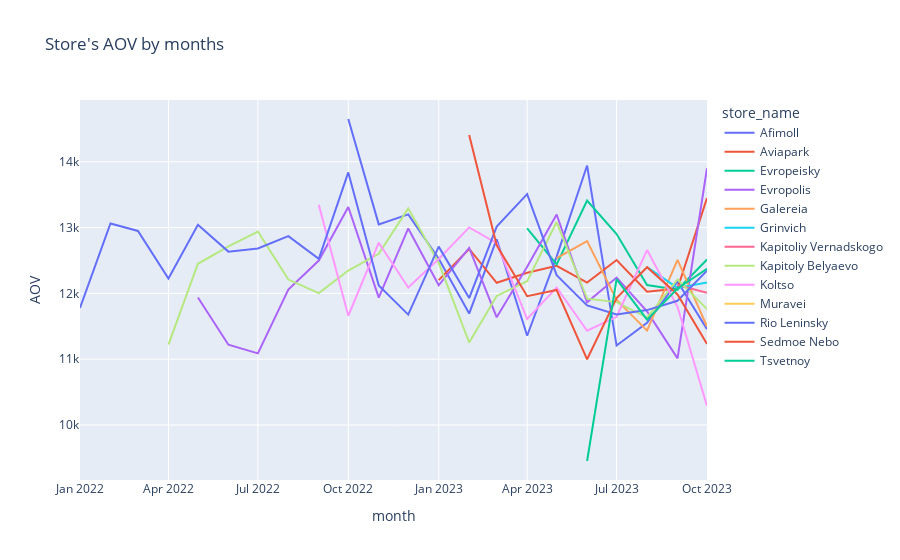

Write notebook code for a chart like this one.
### Code cell
px.line(
    by_month,
    x=by_month['month'].dt.to_timestamp(),
    y='AOV',
    color='store_name',
    title='Store\'s AOV by months',
    labels={'x': 'month'},
    hover_data={
        'total_orders_price': ':,.2f',
        'total_orders_revenue': ':,.2f',
        'orders_count': ':,',
        'AOV': ':,.2f',
    }
)

### Figure 1 — Plotly figure (JSON) as saved in the notebook; plotly's stock layout.template omitted (floating-point values rounded to 4 significant figures)
{"data": [{"customdata": [[40500000.0, 14460000.0, 987], [74650000.0, 25040000.0, 1919], [76540000.0, 25800000.0, 1954], [74380000.0, 24530000.0, 1958], [62310000.0, 20640000.0, 1765], [73930000.0, 24280000.0, 1893], [67830000.0, 22030000.0, 1940], [73020000.0, 24490000.0, 1950], [75920000.0, 25890000.0, 1857], [65930000.0, 21390000.0, 1909], [69010000.0, 22130000.0, 1916], [71010000.0, 23850000.0, 1958], [29490000.0, 9382000.0, 819]], "hovertemplate": "store_name=Afimoll<br>month=%{x}<br>AOV=%{y:,.2f}<br>total_orders_price=%{customdata[0]:,.2f}<br>total_orders_revenue=%{customdata[1]:,.2f}<br>orders_count=%{customdata[2]:,}<extra></extra>", "legendgroup": "Afimoll", "line": {"color": "#636efa", "dash": "solid"}, "marker": {"symbol": "circle"}, "mode": "lines", "name": "Afimoll", "orientation": "v", "showlegend": true, "type": "scatter", "x": ["2022-10-01T00:00:00", "2022-11-01T00:00:00", "2022-12-01T00:00:00", "2023-01-01T00:00:00", "2023-02-01T00:00:00", "2023-03-01T00:00:00", "2023-04-01T00:00:00", "2023-05-01T00:00:00", "2023-06-01T00:00:00", "2023-07-01T00:00:00", "2023-08-01T00:00:00", "2023-09-01T00:00:00", "2023-10-01T00:00:00"], "xaxis": "x", "y": [14650.0, 13050.0, 13200.0, 12530.0, 11690.0, 12820.0, 11360.0, 12560.0, 13940.0, 11210.0, 11550.0, 12180.0, 11460.0], "yaxis": "y"}, {"customdata": [[105500000.0, 35780000.0, 2932], [249600000.0, 83380000.0, 6578], [257700000.0, 86900000.0, 7146], [248200000.0, 84190000.0, 6837], [262900000.0, 87930000.0, 7081], [252200000.0, 84160000.0, 6919], [266800000.0, 90350000.0, 7224], [264800000.0, 87600000.0, 7285], [254200000.0, 85050000.0, 7044], [122800000.0, 42470000.0, 3158]], "hovertemplate": "store_name=Aviapark<br>month=%{x}<br>AOV=%{y:,.2f}<br>total_orders_price=%{customdata[0]:,.2f}<br>total_orders_revenue=%{customdata[1]:,.2f}<br>orders_count=%{customdata[2]:,}<extra></extra>", "legendgroup": "Aviapark", "line": {"color": "#EF553B", "dash": "solid"}, "marker": {"symbol": "circle"}, "mode": "lines", "name": "Aviapark", "orientation": "v", "showlegend": true, "type": "scatter", "x": ["2023-01-01T00:00:00", "2023-02-01T00:00:00", "2023-03-01T00:00:00", "2023-04-01T00:00:00", "2023-05-01T00:00:00", "2023-06-01T00:00:00", "2023-07-01T00:00:00", "2023-08-01T00:00:00", "2023-09-01T00:00:00", "2023-10-01T00:00:00"], "xaxis": "x", "y": [12200.0, 12680.0, 12160.0, 12310.0, 12420.0, 12160.0, 12510.0, 12030.0, 12070.0, 13450.0], "yaxis": "y"}, {"customdata": [[297700000.0, 100400000.0, 7728], [351800000.0, 117500000.0, 9445], [359800000.0, 122900000.0, 9167], [368500000.0, 123900000.0, 9602], [343600000.0, 114200000.0, 9416], [347700000.0, 112100000.0, 9295], [150000000.0, 51450000.0, 4111]], "hovertemplate": "store_name=Evropeisky<br>month=%{x}<br>AOV=%{y:,.2f}<br>total_orders_price=%{customdata[0]:,.2f}<br>total_orders_revenue=%{customdata[1]:,.2f}<br>orders_count=%{customdata[2]:,}<extra></extra>", "legendgroup": "Evropeisky", "line": {"color": "#00cc96", "dash": "solid"}, "marker": {"symbol": "circle"}, "mode": "lines", "name": "Evropeisky", "orientation": "v", "showlegend": true, "type": "scatter", "x": ["2023-04-01T00:00:00", "2023-05-01T00:00:00", "2023-06-01T00:00:00", "2023-07-01T00:00:00", "2023-08-01T00:00:00", "2023-09-01T00:00:00", "2023-10-01T00:00:00"], "xaxis": "x", "y": [12990.0, 12440.0, 13410.0, 12900.0, 12130.0, 12060.0, 12520.0], "yaxis": "y"}, {"customdata": [[30660000.0, 10170000.0, 852], [87310000.0, 28230000.0, 2516], [91250000.0, 29320000.0, 2644], [92620000.0, 30970000.0, 2569], [87980000.0, 30270000.0, 2422], [101900000.0, 36110000.0, 2712], [87510000.0, 30450000.0, 2551], [102100000.0, 33100000.0, 2549], [93960000.0, 31770000.0, 2621], [93420000.0, 30660000.0, 2416], [92910000.0, 30990000.0, 2663], [95650000.0, 31840000.0, 2567], [99730000.0, 34050000.0, 2580], [86330000.0, 28840000.0, 2431], [98040000.0, 32180000.0, 2629], [91930000.0, 30630000.0, 2612], [79390000.0, 26940000.0, 2446], [43710000.0, 14750000.0, 1061]], "hovertemplate": "store_name=Evropolis<br>month=%{x}<br>AOV=%{y:,.2f}<br>total_orders_price=%{customdata[0]:,.2f}<br>total_orders_revenue=%{customdata[1]:,.2f}<br>orders_count=%{customdata[2]:,}<extra></extra>", "legendgroup": "Evropolis", "line": {"color": "#ab63fa", "dash": "solid"}, "marker": {"symbol": "circle"}, "mode": "lines", "name": "Evropolis", "orientation": "v", "showlegend": true, "type": "scatter", "x": ["2022-05-01T00:00:00", "2022-06-01T00:00:00", "2022-07-01T00:00:00", "2022-08-01T00:00:00", "2022-09-01T00:00:00", "2022-10-01T00:00:00", "2022-11-01T00:00:00", "2022-12-01T00:00:00", "2023-01-01T00:00:00", "2023-02-01T00:00:00", "2023-03-01T00:00:00", "2023-04-01T00:00:00", "2023-05-01T00:00:00", "2023-06-01T00:00:00", "2023-07-01T00:00:00", "2023-08-01T00:00:00", "2023-09-01T00:00:00", "2023-10-01T00:00:00"], "xaxis": "x", "y": [11940.0, 11220.0, 11090.0, 12060.0, 12500.0, 13310.0, 11930.0, 12990.0, 12120.0, 12690.0, 11640.0, 12400.0, 13200.0, 11860.0, 12240.0, 11730.0, 11010.0, 13900.0], "yaxis": "y"}, {"customdata": [[215200000.0, 71510000.0, 5704], [260700000.0, 86000000.0, 6722], [244200000.0, 80820000.0, 6791], [234500000.0, 77630000.0, 6789], [242700000.0, 84040000.0, 6718], [98440000.0, 32310000.0, 2811]], "hovertemplate": "store_name=Galereia<br>month=%{x}<br>AOV=%{y:,.2f}<br>total_orders_price=%{customdata[0]:,.2f}<br>total_orders_revenue=%{customdata[1]:,.2f}<br>orders_count=%{customdata[2]:,}<extra></extra>", "legendgroup": "Galereia", "line": {"color": "#FFA15A", "dash": "solid"}, "marker": {"symbol": "circle"}, "mode": "lines", "name": "Galereia", "orientation": "v", "showlegend": true, "type": "scatter", "x": ["2023-05-01T00:00:00", "2023-06-01T00:00:00", "2023-07-01T00:00:00", "2023-08-01T00:00:00", "2023-09-01T00:00:00", "2023-10-01T00:00:00"], "xaxis": "x", "y": [12540.0, 12790.0, 11900.0, 11430.0, 12510.0, 11500.0], "yaxis": "y"}, {"customdata": [[1340000000.0, 445400000.0, 35922], [1752000000.0, 586000000.0, 48493], [739400000.0, 246600000.0, 20272]], "hovertemplate": "store_name=Grinvich<br>month=%{x}<br>AOV=%{y:,.2f}<br>total_orders_price=%{customdata[0]:,.2f}<br>total_orders_revenue=%{customdata[1]:,.2f}<br>orders_count=%{customdata[2]:,}<extra></extra>", "legendgroup": "Grinvich", "line": {"color": "#19d3f3", "dash": "solid"}, "marker": {"symbol": "circle"}, "mode": "lines", "name": "Grinvich", "orientation": "v", "showlegend": true, "type": "scatter", "x": ["2023-08-01T00:00:00", "2023-09-01T00:00:00", "2023-10-01T00:00:00"], "xaxis": "x", "y": [12400.0, 12080.0, 12160.0], "yaxis": "y"}, {"customdata": [[451200000.0, 149300000.0, 12315], [443400000.0, 150300000.0, 12516]], "hovertemplate": "store_name=Kapitoliy Vernadskogo<br>month=%{x}<br>AOV=%{y:,.2f}<br>total_orders_price=%{customdata[0]:,.2f}<br>total_orders_revenue=%{customdata[1]:,.2f}<br>orders_count=%{customdata[2]:,}<extra></extra>", "legendgroup": "Kapitoliy Vernadskogo", "line": {"color": "#FF6692", "dash": "solid"}, "marker": {"symbol": "circle"}, "mode": "lines", "name": "Kapitoliy Vernadskogo", "orientation": "v", "showlegend": true, "type": "scatter", "x": ["2023-09-01T00:00:00", "2023-10-01T00:00:00"], "xaxis": "x", "y": [12130.0, 12010.0], "yaxis": "y"}, {"customdata": [[79490000.0, 26440000.0, 2356], [148100000.0, 48480000.0, 3894], [140400000.0, 48560000.0, 3820], [147300000.0, 49010000.0, 3787], [137800000.0, 47070000.0, 3855], [134000000.0, 44500000.0, 3707], [141100000.0, 47040000.0, 3810], [138200000.0, 46830000.0, 3716], [153500000.0, 52730000.0, 3967], [139500000.0, 46560000.0, 3735], [113500000.0, 38160000.0, 3391], [135100000.0, 44960000.0, 3759], [134900000.0, 44800000.0, 3677], [143300000.0, 49730000.0, 3801], [133000000.0, 44550000.0, 3737], [141400000.0, 46470000.0, 3916], [140000000.0, 45430000.0, 3905], [131300000.0, 44440000.0, 3639], [54030000.0, 17920000.0, 1524]], "hovertemplate": "store_name=Kapitoly Belyaevo<br>month=%{x}<br>AOV=%{y:,.2f}<br>total_orders_price=%{customdata[0]:,.2f}<br>total_orders_revenue=%{customdata[1]:,.2f}<br>orders_count=%{customdata[2]:,}<extra></extra>", "legendgroup": "Kapitoly Belyaevo", "line": {"color": "#B6E880", "dash": "solid"}, "marker": {"symbol": "circle"}, "mode": "lines", "name": "Kapitoly Belyaevo", "orientation": "v", "showlegend": true, "type": "scatter", "x": ["2022-04-01T00:00:00", "2022-05-01T00:00:00", "2022-06-01T00:00:00", "2022-07-01T00:00:00", "2022-08-01T00:00:00", "2022-09-01T00:00:00", "2022-10-01T00:00:00", "2022-11-01T00:00:00", "2022-12-01T00:00:00", "2023-01-01T00:00:00", "2023-02-01T00:00:00", "2023-03-01T00:00:00", "2023-04-01T00:00:00", "2023-05-01T00:00:00", "2023-06-01T00:00:00", "2023-07-01T00:00:00", "2023-08-01T00:00:00", "2023-09-01T00:00:00", "2023-10-01T00:00:00"], "xaxis": "x", "y": [11220.0, 12450.0, 12710.0, 12940.0, 12210.0, 12000.0, 12350.0, 12600.0, 13290.0, 12470.0, 11250.0, 11960.0, 12180.0, 13080.0, 11920.0, 11870.0, 11630.0, 12210.0, 11760.0], "yaxis": "y"}, {"customdata": [[115600000.0, 38390000.0, 2877], [161200000.0, 54260000.0, 4653], [167100000.0, 55650000.0, 4358], [161700000.0, 54190000.0, 4482], [163500000.0, 56140000.0, 4483], [155000000.0, 53120000.0, 4085], [171400000.0, 57670000.0, 4518], [154600000.0, 51460000.0, 4432], [163500000.0, 55430000.0, 4585], [149400000.0, 50400000.0, 4408], [160800000.0, 53660000.0, 4608], [169700000.0, 57360000.0, 4531], [161300000.0, 52940000.0, 4488], [58890000.0, 19680000.0, 1913]], "hovertemplate": "store_name=Koltso<br>month=%{x}<br>AOV=%{y:,.2f}<br>total_orders_price=%{customdata[0]:,.2f}<br>total_orders_revenue=%{customdata[1]:,.2f}<br>orders_count=%{customdata[2]:,}<extra></extra>", "legendgroup": "Koltso", "line": {"color": "#FF97FF", "dash": "solid"}, "marker": {"symbol": "circle"}, "mode": "lines", "name": "Koltso", "orientation": "v", "showlegend": true, "type": "scatter", "x": ["2022-09-01T00:00:00", "2022-10-01T00:00:00", "2022-11-01T00:00:00", "2022-12-01T00:00:00", "2023-01-01T00:00:00", "2023-02-01T00:00:00", "2023-03-01T00:00:00", "2023-04-01T00:00:00", "2023-05-01T00:00:00", "2023-06-01T00:00:00", "2023-07-01T00:00:00", "2023-08-01T00:00:00", "2023-09-01T00:00:00", "2023-10-01T00:00:00"], "xaxis": "x", "y": [13350.0, 11660.0, 12770.0, 12090.0, 12520.0, 13000.0, 12760.0, 11610.0, 12090.0, 11430.0, 11640.0, 12660.0, 11800.0, 10290.0], "yaxis": "y"}, {"customdata": [[151000000.0, 50920000.0, 3656]], "hovertemplate": "store_name=Muravei<br>month=%{x}<br>AOV=%{y:,.2f}<br>total_orders_price=%{customdata[0]:,.2f}<br>total_orders_revenue=%{customdata[1]:,.2f}<br>orders_count=%{customdata[2]:,}<extra></extra>", "legendgroup": "Muravei", "line": {"color": "#FECB52", "dash": "solid"}, "marker": {"symbol": "circle"}, "mode": "lines", "name": "Muravei", "orientation": "v", "showlegend": true, "type": "scatter", "x": ["2023-10-01T00:00:00"], "xaxis": "x", "y": [13930.0], "yaxis": "y"}, {"customdata": [[69150000.0, 22660000.0, 1924], [115000000.0, 38880000.0, 2976], [130600000.0, 42990000.0, 3320], [121400000.0, 41260000.0, 3375], [123700000.0, 43660000.0, 3347], [128600000.0, 40650000.0, 3217], [129400000.0, 42780000.0, 3373], [123000000.0, 43020000.0, 3343], [119800000.0, 40420000.0, 3227], [139500000.0, 45830000.0, 3312], [117000000.0, 38410000.0, 3169], [114200000.0, 37720000.0, 3230], [127900000.0, 42440000.0, 3339], [109900000.0, 36260000.0, 3040], [128900000.0, 43350000.0, 3331], [127100000.0, 43620000.0, 3229], [119800000.0, 41010000.0, 3340], [112400000.0, 38030000.0, 3218], [120100000.0, 39610000.0, 3392], [119700000.0, 39310000.0, 3347], [117300000.0, 39610000.0, 3332], [49560000.0, 16480000.0, 1335]], "hovertemplate": "store_name=Rio Leninsky<br>month=%{x}<br>AOV=%{y:,.2f}<br>total_orders_price=%{customdata[0]:,.2f}<br>total_orders_revenue=%{customdata[1]:,.2f}<br>orders_count=%{customdata[2]:,}<extra></extra>", "legendgroup": "Rio Leninsky", "line": {"color": "#636efa", "dash": "solid"}, "marker": {"symbol": "circle"}, "mode": "lines", "name": "Rio Leninsky", "orientation": "v", "showlegend": true, "type": "scatter", "x": ["2022-01-01T00:00:00", "2022-02-01T00:00:00", "2022-03-01T00:00:00", "2022-04-01T00:00:00", "2022-05-01T00:00:00", "2022-06-01T00:00:00", "2022-07-01T00:00:00", "2022-08-01T00:00:00", "2022-09-01T00:00:00", "2022-10-01T00:00:00", "2022-11-01T00:00:00", "2022-12-01T00:00:00", "2023-01-01T00:00:00", "2023-02-01T00:00:00", "2023-03-01T00:00:00", "2023-04-01T00:00:00", "2023-05-01T00:00:00", "2023-06-01T00:00:00", "2023-07-01T00:00:00", "2023-08-01T00:00:00", "2023-09-01T00:00:00", "2023-10-01T00:00:00"], "xaxis": "x", "y": [11780.0, 13060.0, 12950.0, 12230.0, 13040.0, 12630.0, 12680.0, 12870.0, 12530.0, 13840.0, 12120.0, 11680.0, 12710.0, 11930.0, 13020.0, 13510.0, 12280.0, 11820.0, 11680.0, 11750.0, 11890.0, 12340.0], "yaxis": "y"}, {"customdata": [[119100000.0, 41780000.0, 2900], [147000000.0, 48840000.0, 3836], [130100000.0, 43920000.0, 3673], [144100000.0, 47160000.0, 3913], [126700000.0, 41450000.0, 3769], [134600000.0, 44900000.0, 3764], [148000000.0, 48490000.0, 3911], [139400000.0, 45850000.0, 3826], [53890000.0, 17770000.0, 1582]], "hovertemplate": "store_name=Sedmoe Nebo<br>month=%{x}<br>AOV=%{y:,.2f}<br>total_orders_price=%{customdata[0]:,.2f}<br>total_orders_revenue=%{customdata[1]:,.2f}<br>orders_count=%{customdata[2]:,}<extra></extra>", "legendgroup": "Sedmoe Nebo", "line": {"color": "#EF553B", "dash": "solid"}, "marker": {"symbol": "circle"}, "mode": "lines", "name": "Sedmoe Nebo", "orientation": "v", "showlegend": true, "type": "scatter", "x": ["2023-02-01T00:00:00", "2023-03-01T00:00:00", "2023-04-01T00:00:00", "2023-05-01T00:00:00", "2023-06-01T00:00:00", "2023-07-01T00:00:00", "2023-08-01T00:00:00", "2023-09-01T00:00:00", "2023-10-01T00:00:00"], "xaxis": "x", "y": [14410.0, 12730.0, 11960.0, 12050.0, 11000.0, 11930.0, 12400.0, 11980.0, 11230.0], "yaxis": "y"}, {"customdata": [[26060000.0, 8791000.0, 930], [187700000.0, 61730000.0, 5053], [173500000.0, 56920000.0, 4906], [177400000.0, 58440000.0, 4840], [73280000.0, 24820000.0, 2006]], "hovertemplate": "store_name=Tsvetnoy<br>month=%{x}<br>AOV=%{y:,.2f}<br>total_orders_price=%{customdata[0]:,.2f}<br>total_orders_revenue=%{customdata[1]:,.2f}<br>orders_count=%{customdata[2]:,}<extra></extra>", "legendgroup": "Tsvetnoy", "line": {"color": "#00cc96", "dash": "solid"}, "marker": {"symbol": "circle"}, "mode": "lines", "name": "Tsvetnoy", "orientation": "v", "showlegend": true, "type": "scatter", "x": ["2023-06-01T00:00:00", "2023-07-01T00:00:00", "2023-08-01T00:00:00", "2023-09-01T00:00:00", "2023-10-01T00:00:00"], "xaxis": "x", "y": [9452.0, 12220.0, 11600.0, 12070.0, 12370.0], "yaxis": "y"}], "layout": {"legend": {"title": {"text": "store_name"}, "tracegroupgap": 0}, "title": {"text": "Store's AOV by months"}, "xaxis": {"anchor": "y", "domain": [0, 1], "title": {"text": "month"}}, "yaxis": {"anchor": "x", "domain": [0, 1], "title": {"text": "AOV"}}}}
